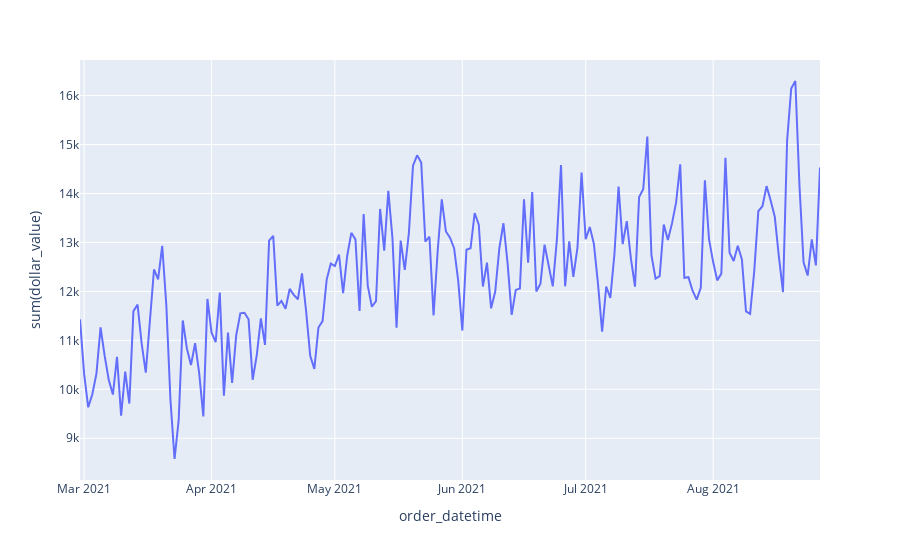

The notebook cell saved with this chart:
### Code cell
sample_abn_sdf = transactions_sdf.where(F.col('merchant_abn') == 24852446429).groupBy('order_datetime').agg(F.sum('dollar_value')).sort('order_datetime')
px.line(sample_abn_sdf.toPandas(), x = 'order_datetime', y = 'sum(dollar_value)')

### Figure 1 — Plotly figure (JSON) as saved in the notebook; plotly's stock layout.template omitted (floating-point values rounded to 4 significant figures; data arrays with more than 128 entries replaced by an {"elided": "..."} marker saying what was removed)
{"data": [{"hovertemplate": "order_datetime=%{x}<br>sum(dollar_value)=%{y}<extra></extra>", "legendgroup": "", "line": {"color": "#636efa", "dash": "solid"}, "marker": {"symbol": "circle"}, "mode": "lines", "name": "", "orientation": "v", "showlegend": false, "type": "scatter", "x": {"elided": "181 str values"}, "xaxis": "x", "y": {"elided": "181 float values"}, "yaxis": "y"}], "layout": {"legend": {"tracegroupgap": 0}, "margin": {"t": 60}, "xaxis": {"anchor": "y", "domain": [0, 1], "title": {"text": "order_datetime"}}, "yaxis": {"anchor": "x", "domain": [0, 1], "title": {"text": "sum(dollar_value)"}}}}
